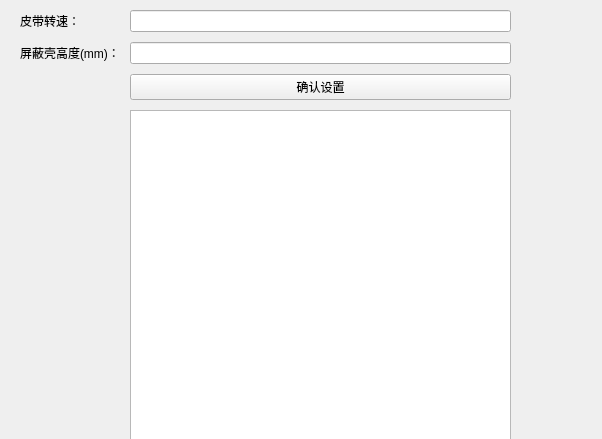
<?xml version="1.0" encoding="UTF-8"?>
<ui version="4.0">
 <class>Quickview</class>
 <widget class="QWidget" name="Quickview">
  <property name="geometry">
   <rect>
    <x>0</x>
    <y>0</y>
    <width>602</width>
    <height>439</height>
   </rect>
  </property>
  <property name="windowTitle">
   <string>Form</string>
  </property>
  <widget class="QWidget" name="formLayoutWidget">
   <property name="geometry">
    <rect>
     <x>0</x>
     <y>-10</y>
     <width>531</width>
     <height>742</height>
    </rect>
   </property>
   <layout class="QFormLayout" name="formLayout">
    <property name="horizontalSpacing">
     <number>10</number>
    </property>
    <property name="verticalSpacing">
     <number>10</number>
    </property>
    <property name="leftMargin">
     <number>20</number>
    </property>
    <property name="topMargin">
     <number>20</number>
    </property>
    <property name="rightMargin">
     <number>20</number>
    </property>
    <property name="bottomMargin">
     <number>20</number>
    </property>
    <item row="1" column="0">
     <widget class="QLabel" name="label1">
      <property name="text">
       <string>皮带转速：</string>
      </property>
     </widget>
    </item>
    <item row="1" column="1">
     <widget class="QLineEdit" name="lineEdit_1"/>
    </item>
    <item row="2" column="0">
     <widget class="QLabel" name="label2">
      <property name="text">
       <string>屏蔽壳高度(mm)：</string>
      </property>
     </widget>
    </item>
    <item row="2" column="1">
     <widget class="QLineEdit" name="lineEdit_2"/>
    </item>
    <item row="4" column="1">
     <widget class="QPushButton" name="okButton">
      <property name="text">
       <string>确认设置</string>
      </property>
     </widget>
    </item>
    <item row="5" column="0">
     <widget class="QLabel" name="statusLabel">
      <property name="font">
       <font>
        <pointsize>20</pointsize>
        <weight>75</weight>
        <bold>true</bold>
       </font>
      </property>
      <property name="text">
       <string/>
      </property>
     </widget>
    </item>
    <item row="5" column="1">
     <widget class="QTextEdit" name="textEdit">
      <property name="minimumSize">
       <size>
        <width>0</width>
        <height>270</height>
       </size>
      </property>
     </widget>
    </item>
   </layout>
  </widget>
 </widget>
 <resources/>
 <connections/>
</ui>
